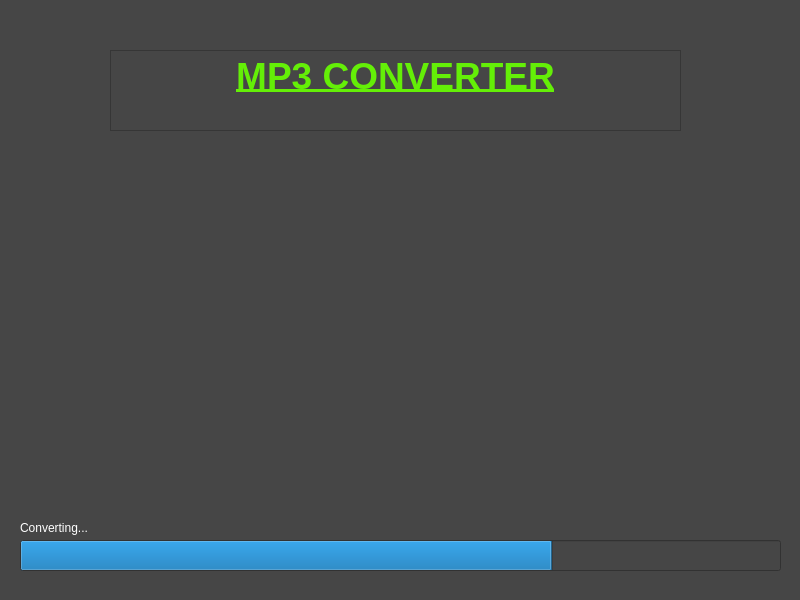
<?xml version="1.0" encoding="UTF-8"?>
<ui version="4.0">
 <class>MainWindow</class>
 <widget class="QMainWindow" name="MainWindow">
  <property name="enabled">
   <bool>true</bool>
  </property>
  <property name="geometry">
   <rect>
    <x>0</x>
    <y>0</y>
    <width>800</width>
    <height>600</height>
   </rect>
  </property>
  <property name="cursor">
   <cursorShape>ArrowCursor</cursorShape>
  </property>
  <property name="contextMenuPolicy">
   <enum>Qt::PreventContextMenu</enum>
  </property>
  <property name="windowTitle">
   <string>MP3 CONVERTER</string>
  </property>
  <property name="styleSheet">
   <string notr="true">background-color: rgb(70, 70, 70)</string>
  </property>
  <property name="tabShape">
   <enum>QTabWidget::Rounded</enum>
  </property>
  <widget class="QWidget" name="centralwidget">
   <widget class="QTextBrowser" name="heading">
    <property name="geometry">
     <rect>
      <x>110</x>
      <y>50</y>
      <width>571</width>
      <height>81</height>
     </rect>
    </property>
    <property name="html">
     <string>&lt;!DOCTYPE HTML PUBLIC &quot;-//W3C//DTD HTML 4.0//EN&quot; &quot;http://www.w3.org/TR/REC-html40/strict.dtd&quot;&gt;
&lt;html&gt;&lt;head&gt;&lt;meta name=&quot;qrichtext&quot; content=&quot;1&quot; /&gt;&lt;style type=&quot;text/css&quot;&gt;
p, li { white-space: pre-wrap; }
&lt;/style&gt;&lt;/head&gt;&lt;body style=&quot; font-family:'MS Shell Dlg 2'; font-size:7.8pt; font-weight:400; font-style:normal;&quot;&gt;
&lt;p align=&quot;center&quot; style=&quot; margin-top:0px; margin-bottom:0px; margin-left:0px; margin-right:0px; -qt-block-indent:0; text-indent:0px;&quot;&gt;&lt;span style=&quot; font-size:28pt; font-weight:600; text-decoration: underline; color:#64ef07;&quot;&gt;MP3 CONVERTER&lt;/span&gt;&lt;/p&gt;&lt;/body&gt;&lt;/html&gt;</string>
    </property>
   </widget>
   <widget class="QProgressBar" name="progressBar">
    <property name="geometry">
     <rect>
      <x>20</x>
      <y>540</y>
      <width>761</width>
      <height>31</height>
     </rect>
    </property>
    <property name="toolTipDuration">
     <number>-1</number>
    </property>
    <property name="value">
     <number>70</number>
    </property>
    <property name="textVisible">
     <bool>false</bool>
    </property>
   </widget>
   <widget class="QLabel" name="status">
    <property name="geometry">
     <rect>
      <x>20</x>
      <y>520</y>
      <width>131</width>
      <height>16</height>
     </rect>
    </property>
    <property name="styleSheet">
     <string notr="true">color:rgb(255, 255, 255)</string>
    </property>
    <property name="text">
     <string>Converting...</string>
    </property>
   </widget>
  </widget>
 </widget>
 <resources/>
 <connections/>
</ui>
